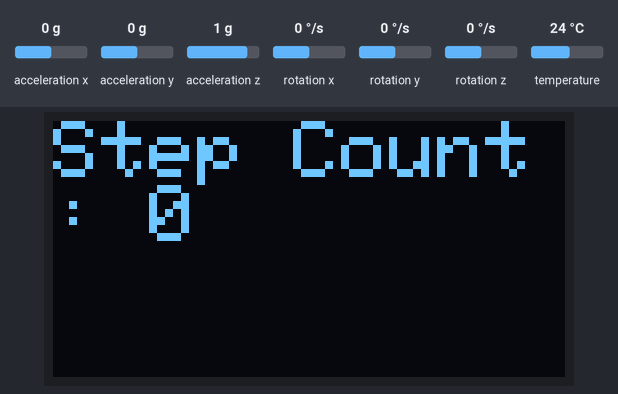
The sketch below on a simulated ESP32. On the bench: 128×64 one-colour display. The inputs (shaded band) are chosen by the test bench; at power-on: rotation z 0 °/s, acceleration z 1 g, acceleration x 0 g, acceleration y 0 g, rotation x 0 °/s, rotation y 0 °/s, temperature 24 °C. WiFi joins after 1.5 s; servers stay silent unless stated; uploads are accepted with an empty reply; no MQTT or app messages arrive unless stated; what the sketch prints to the serial monitor is not drawn.

Above: at 3.2 s.
3.3 s: rotation z set to -192 °/s
At 4.5 s:
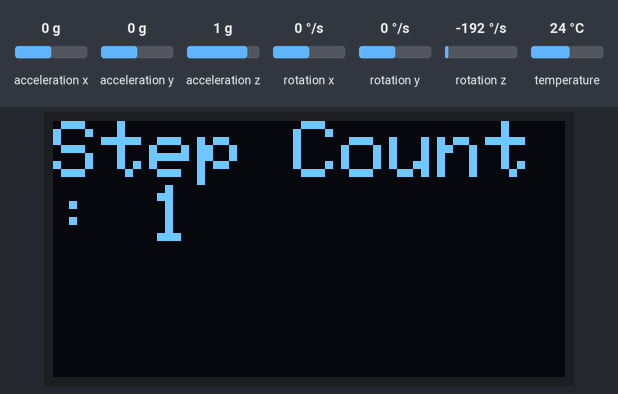
5.0 s: acceleration z set to -1.4 g
Timing chart, 0 to 8.0 s (numbered marks = the images above; inputs shaded):
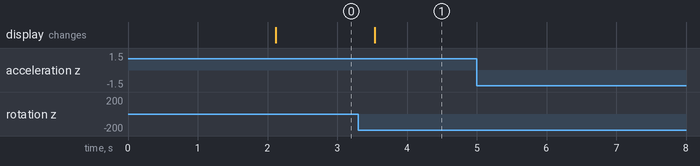

Measured:
- after the input at 3.3 s, the display: changes after 0.24 s (image 1)
- after the input at 5.0 s, every drawn part: stays the same

The sketch:

Step_count_and_node_red_web_dashboard.ino
```cpp
#include <Wire.h>
#include <Adafruit_MPU6050.h>
#include <Adafruit_Sensor.h>
#include <HTTPClient.h>  // Include library to make HTTP requests
#include <ESPAsyncWebServer.h>
#include <Adafruit_GFX.h>
#include <Adafruit_SSD1306.h>
#include <PubSubClient.h>

#define SCREEN_WIDTH 128
#define SCREEN_HEIGHT 64

// I2C OLED display address
#define OLED_ADDR   0x3C

Adafruit_MPU6050 mpu;
Adafruit_SSD1306 display(SCREEN_WIDTH, SCREEN_HEIGHT, &Wire, -1);  // -1 is used because there is no reset pin for I2C

const char* ssid = "your-ssid";
const char* password = "your-password";
const char* mqttServer = "your-mqtt-server";
const int mqttPort = 1883;
const char* mqttUser = "your-mqtt-username";
const char* mqttPassword = "your-mqtt-password";
const char* fallStatusTopic = "esp32/fallStatus";


WiFiClient espClient;
PubSubClient client(espClient);
AsyncWebServer server(80);

// Notify.lk settings
const String apiKey = "your-notify-lk-api-key";  // Replace with your Notify.lk API key
const String phoneNumber = "947XXXXXXXX";    // Replace with the recipient's phone number in format 947XXXXXXXX
const String message = "Fall detected! Emergency!";
bool previousFallDetected = false;

int stepCount = 0;
bool stepDetected = false;
float gyroThreshold = 0.4;
unsigned long lastStepTime = 0;
const unsigned long debounceDelay = 300;
bool fallDetected = false;
float fallThreshold = 7.5;

void setup() {
  Serial.begin(115200);
  if (!mpu.begin()) { while (1); }
  if (!display.begin(SSD1306_SWITCHCAPVCC, OLED_ADDR)) { for (;;); }
  connectWiFi();
  connectMQTT();
  server.on("/", HTTP_GET, handleRoot);
  server.on("/reset", HTTP_GET, handleReset);
  server.begin();
}


// Function to handle root web page
void handleRoot(AsyncWebServerRequest *request) {
  String html = "<!DOCTYPE html><html><head><title>Step Counter</title>"
                "<style>body{font-family: Arial, sans-serif;background-color: #f9f9f9;margin: 0;padding: 0;}"
                "#container{width: 300px;margin: 50px auto;padding: 20px;background-color: #ffffff;"
                "border-radius: 1px;box-shadow: 0 4px 8px rgba(0, 0, 0, 0.1);}"
                "h1{text-align: center;color: #333333;}.info{text-align: center;font-size: 24px;"
                "color: #555555;margin-bottom: 20px;}.btn{display: block;width: 100%;padding: 10px;"
                "text-align: center;color: #ffffff;background-color: #ff0000;border: none;"
                "border-radius: 15px;font-size: 18px;cursor: pointer;transition: background-color 0.2s ease;}"
                ".btn:hover{background-color: #6e0101;}#footer{text-align: center;color: #888888;"
                "position: fixed;bottom: 20px;left: 0;right: 0;}</style></head><body>"
                "<div id=\"container\"><h1>Step Count Monitoring Dashboard</h1>"
                "<p class=\"info\">Step count: <span id=\"step-count\">" + String(stepCount) + "</span></p>"
                "<button class=\"btn\" onclick=\"resetCount()\">Reset Count</button></div>"
                "<script>function updateStepCount(count){document.getElementById(\"step-count\").innerText=count;}"
                "function resetCount(){var xhr=new XMLHttpRequest();xhr.open(\"GET\",\"/reset\",true);"
                "xhr.onreadystatechange=function(){if(xhr.readyState==4&&xhr.status==200){"
                "var response=JSON.parse(xhr.responseText);updateStepCount(response.stepCount);}};"
                "xhr.send();}window.onload=function(){setInterval(function(){location.reload();}, 5000);};</script></body></html>";
  request->send(200, "text/html", html);
}


// Function to handle step counter reset
void handleReset(AsyncWebServerRequest *request) {
  stepCount = 0;
  String response = "{\"stepCount\":" + String(stepCount) + "}";
  request->send(200, "application/json", response);
}

// Function to send an SMS using Notify.lk
void sendEmergencySMS() {
  if (WiFi.status() == WL_CONNECTED) {
    HTTPClient http;

    // Create URL with API key, recipient number, and message
    String url = "https://app.notify.lk/api/v1/send?user_id=&api_key=" + String(apiKey) +
                 "&sender_id=NotifyDEMO&to=" + String(phoneNumber) +
                 "&message=" + String(message);

    http.begin(url);  // Initialize HTTP connection
    int httpResponseCode = http.GET();  // Send HTTP GET request

    if (httpResponseCode > 0) {
      String response = http.getString();
      Serial.println("SMS sent successfully.");
      Serial.println(response);  // Print the server response
    } else {
      Serial.println("Error sending SMS.");
      Serial.println(http.errorToString(httpResponseCode).c_str());
    }

    http.end();  // Close the HTTP connection
  } else {
    Serial.println("WiFi not connected");
  }
}

void updateOledDisplay() {
  display.clearDisplay();
  display.setTextSize(2);
  display.setTextColor(SSD1306_WHITE);
  display.setCursor(0, 0);
  display.print("Step Count: ");
  display.print(stepCount);
  display.display();
}

void connectWiFi() {
  WiFi.begin(ssid, password);
  while (WiFi.status() != WL_CONNECTED) {
    delay(1000);
    Serial.println("Connecting to WiFi...");
  }
  Serial.println("Connected to WiFi");
}

void connectMQTT() {
  client.setServer(mqttServer, mqttPort);
  while (!client.connected()) {
    if (client.connect("ESP32Client99", mqttUser, mqttPassword)) {
      Serial.println("Connected to MQTT");
    } else {
      delay(5000);
    }
  }
}

// Function to publish step count to MQTT
void publishStepCount() {
  String payload = String(stepCount);
  client.publish("esp32/stepCount", payload.c_str());
}

void publishStatus(bool fallDetected, float accelerationZ, float gyroZ) {
  String payload = "{\"fallDetected\":" + String(fallDetected ? "true" : "false") +
                   ", \"accelerationZ\":" + String(accelerationZ, 2) +
                   ", \"gyroZ\":" + String(gyroZ, 2) + "}";
  client.publish("esp32/Status", payload.c_str());
  Serial.print("Fall status, acceleration, and gyro data published: ");
  Serial.println(payload);
}

void publishFallStatus(bool fallDetected) {
  String payload = String(fallDetected ? "Fall Detected!" : "No");  // Correct string construction
  client.publish("esp32/fallStatus", payload.c_str());
  Serial.print("Fall status published: ");
  Serial.println(payload);
}


void loop() {
  if (!client.connected()) {
    connectMQTT();
  }
  client.loop();

  sensors_event_t a, g, temp;
  mpu.getEvent(&a, &g, &temp);

  unsigned long currentTime = millis();

  // Step detection
  if (!stepDetected && abs(g.gyro.z) > gyroThreshold) {
    if (currentTime - lastStepTime > debounceDelay) {
      stepCount++;
      lastStepTime = currentTime;
      stepDetected = true;
    }
  } else if (stepDetected && abs(g.gyro.z) < gyroThreshold - 0.1) {
    stepDetected = false;
  }

  // Fall detection logic based on acceleration
  if (a.acceleration.z < fallThreshold) {
    if (fallDetected) {
      fallDetected = false;  // Set fallDetected to true when a fall is detected
      Serial.println("Fall detected! Sending alert...");
      sendEmergencySMS();  // Send SMS via Notify.lk
    }
  } else {
    fallDetected = true;
  }


  publishFallStatus(fallDetected);

  publishStatus(fallDetected, a.acceleration.z, g.gyro.z);


  updateOledDisplay();
  publishStepCount();
  delay(200);
}
```
